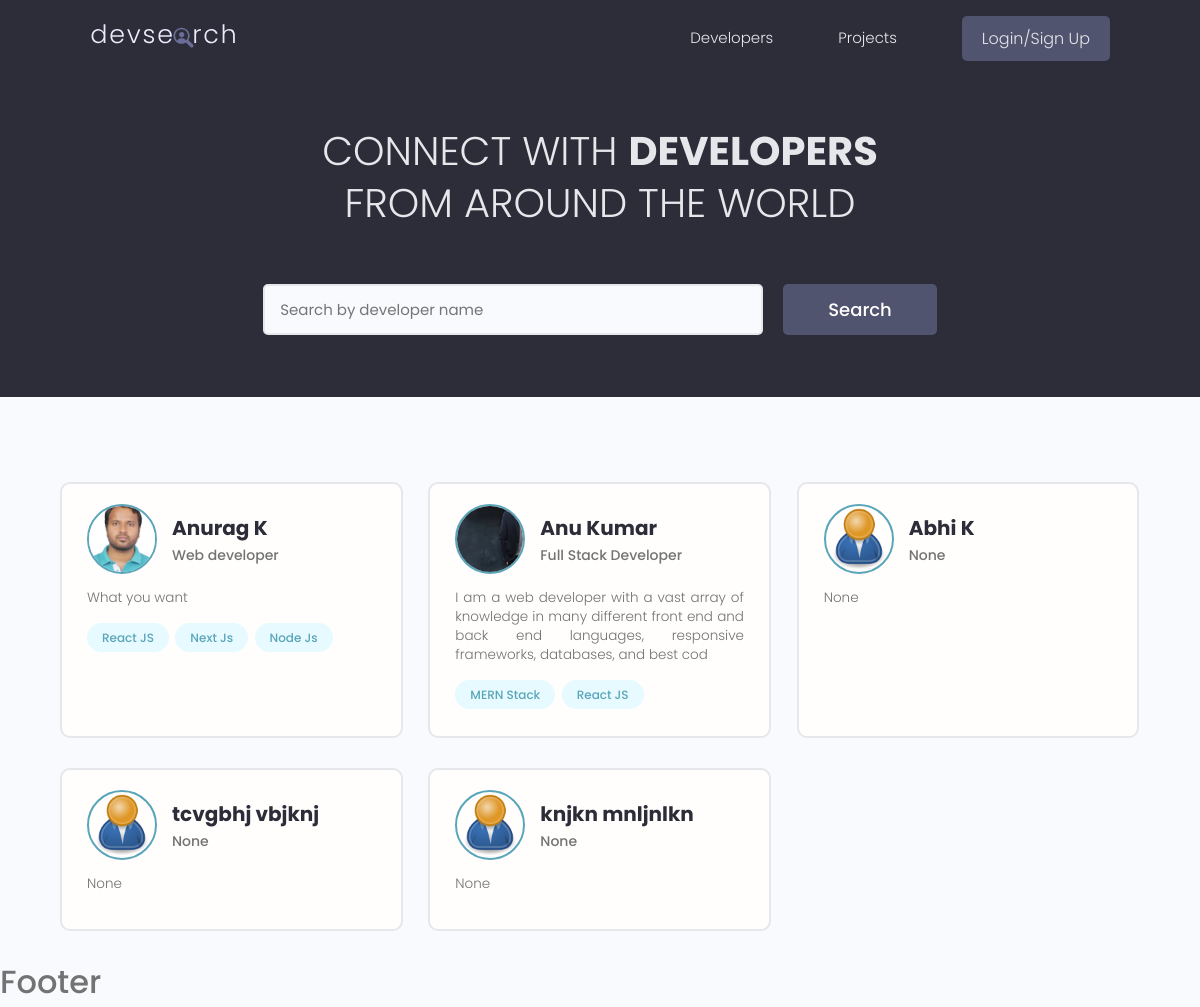
Before: /users/profiles with the older database file.
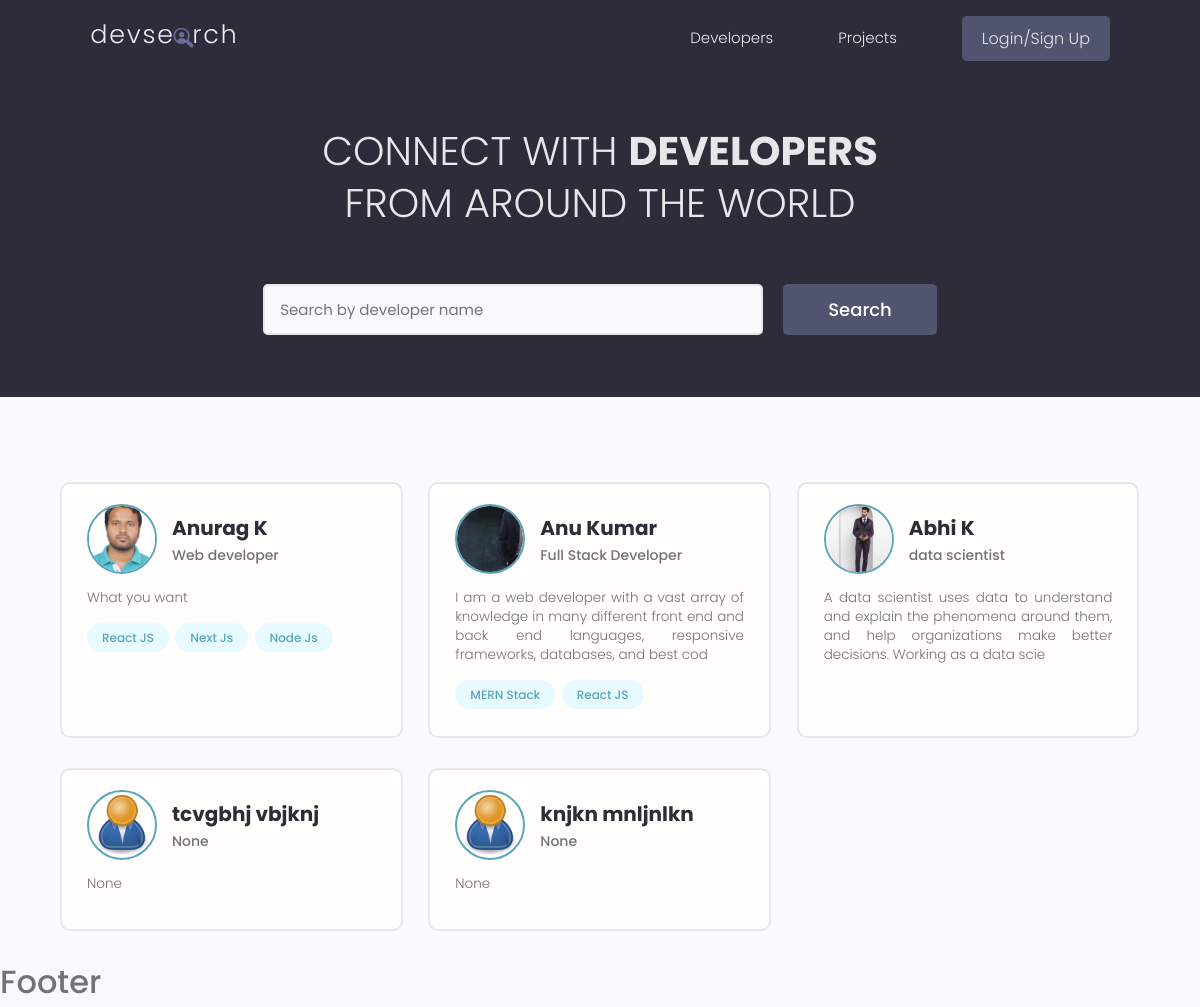
After: the same page with the newer database file.
### users/models.py (models this page shows, shortened)
class Profile(models.Model):
    user = models.OneToOneField(User, on_delete=models.CASCADE, null=True, blank=True)
    name = models.CharField(max_length=200, null=True, blank=True)
    username = models.CharField(max_length=200, blank=True, null=True)
    location = models.CharField(max_length=200, blank=True, null=True)
    email = models.EmailField(max_length=200, null=True, blank=True)
    short_intro = models.CharField(max_length=200, blank=True, null=True)
    bio = models.TextField(blank=True, null=True)
    profile_image = models.ImageField(null=True, blank=True, upload_to='profile/', default='profile/user-default.png')
    social_github = models.CharField(max_length=200, blank=True, null=True)
    social_twitter = models.CharField(max_length=200, blank=True, null=True)
    social_linkedin = models.CharField(max_length=200, blank=True, null=True)
    social_website = models.CharField(max_length=200, blank=True, null=True)
    created = models.DateTimeField(auto_now_add=True)
    id = models.UUIDField(default=uuid.uuid4, unique=True, primary_key=True, editable=False)
    class Meta:
        ordering = ['created']

### users/views.py (the view)
# urls.py: path('profiles', views.profiles, name='profiles'),
def profiles(request):
    search = ''
    if request.GET.get('search'):
        search = request.GET.get('search')
    skills = Skill.objects.filter(name__icontains=search)
    data = Profile.objects.distinct().filter(Q(name__icontains=search) | Q(skill__in=skills))
    page = request.GET.get('page')
    results = 6
    paginator = Paginator(data, results)
    try:
        data = paginator.page(page)
    except PageNotAnInteger:
        data = paginator.page(1)
    except EmptyPage:
        data = paginator.page(paginator.num_pages)
    return render(request, 'users/profiles.html',
                  {'profiles': data, 'search': search, 'paginator': paginator})

### users/templates/users/profiles.html (shortened to what this page needs)
{% extends 'main.html' %}
{% block content %}
<main class="home">
    <section class="hero-section text-center">
      <div class="container container--narrow">
        <div class="hero-section__box">
          <h2>CONNECT WITH <span>DEVELOPERS</span></h2>
          <h2>FROM AROUND THE WORLD</h2>
        </div>
        <div class="hero-section__search">
          <form class="form" action="{% url 'profiles' %}" method="get">
            <div class="form__field">
              <input class="input input--text" id="formInput#search" type="text" name="search"
                placeholder="Search by developer name" value="{{search}}" />
            </div>
            <input class="btn btn--sub btn--lg" type="submit" value="Search" />
          </form>
        </div>
      </div>
    </section>
    <section class="devlist">
      <div class="container">
        <div class="grid grid--three">
          {% for profile in profiles %}
          <div class="column card">
            <div class="dev">
              <a href="{% url 'profile' profile.id %}" class="card__body">
                <div class="dev__profile">
                  <img class="avatar avatar--md" src="{{profile.profile_image.url}}" alt="image" />
                  <div class="dev__meta">
                    <h3>{{profile.name}}</h3>
                    <h5>{{profile.short_intro|slice:"50"}}</h5>
                  </div>
                </div>
                <p class="dev__info">
                  {{profile.bio|slice:"150"}}
                </p>
                <div class="dev__skills">
                  {% for skill in profile.skill_set.all %}
                  <span class="tag tag--pill tag--main">
                    <small>{{skill.name}}</small>
                  </span>
                  {% endfor %}
                </div>
              </a>
            </div>
          </div>
          {% endfor %}
        </div>
      </div>
    </section>
  </main>
{% endblock content %}

Changed rows visible on the page:
changed Profile "Abhi K": profile_image: picture added in place of a placeholder; short_intro "None" → "data scientist"; bio "None" → "A data scientist uses data to understand and explain the phenomena around them, and help organizations make better decisions. Working as a data scie"
